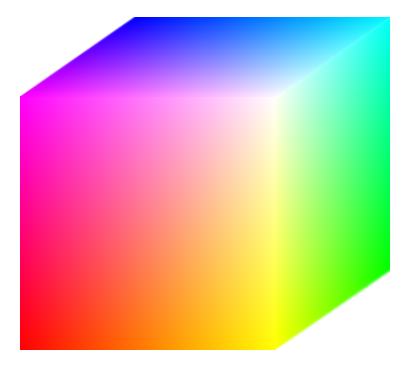
#> input picture image/CH3/06001.tif, 409 x 366 px, found by its file name
$ python 6_1.py
#> lines starting #> are read from the running program, lines starting #| are printed output that depends on the picture
import cv2 as cv  # 导入OpenCV 库
import numpy as np  # 导入Numpy 库
import matplotlib.pyplot as plt

# 读取图像,按照 BGR加载
img = cv.imread(r"E:\Digital_images\image\image\CH3\06001.tif")
#> img is the input picture: shape (366, 409, 3); mean B, G, R 173.5, 181.5, 212.5
# 转换色彩空间
img = cv.cvtColor(img, cv.COLOR_BGR2RGB)
grayImg = cv.cvtColor(img, cv.COLOR_BGR2GRAY)
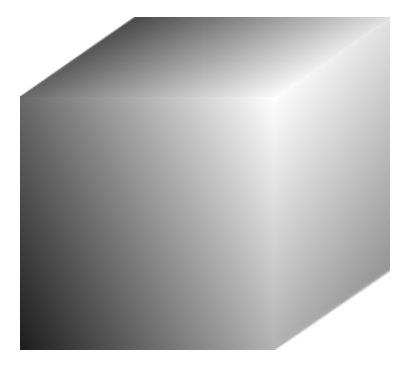
#> grayImg: shape (366, 409); min 29, max 255, mean 182.6
HSIImg = cv.cvtColor(img, cv.COLOR_BGR2HSV)
#> HSIImg: shape (366, 409, 3); mean H, S, V 76.4, 131.2, 255

imgR = img[:, :, 0]
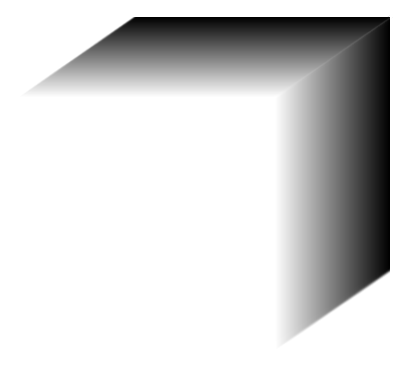
#> imgR: shape (366, 409); min 1, max 255, mean 212.5
imgG = img[:, :, 1]
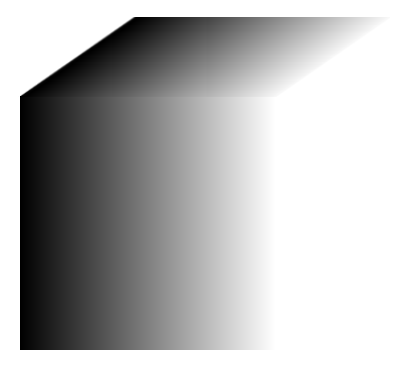
#> imgG: shape (366, 409); min 0, max 255, mean 181.5
imgB = img[:, :, 2]
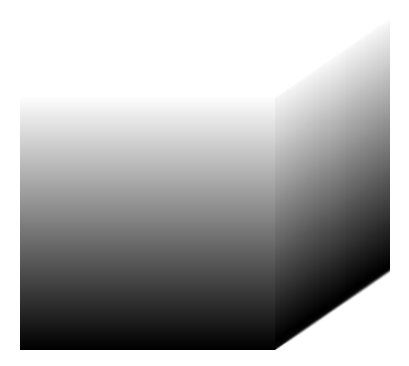
#> imgB: shape (366, 409); min 0, max 255, mean 173.5

img1 = np.zeros(img.shape, np.uint8)
img1[:, :, 0] = imgR  # R
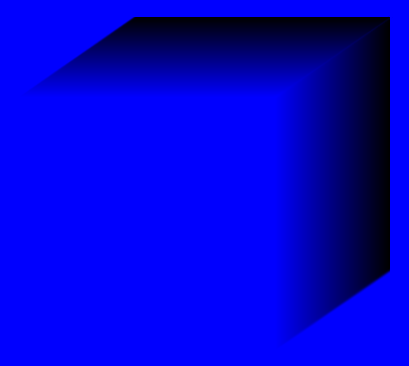
#> img1: shape (366, 409, 3); mean of channels 0, 1, 2 212.5, 0, 0; drawn as B, G, R
img1[:, :, 1] = imgG  # G
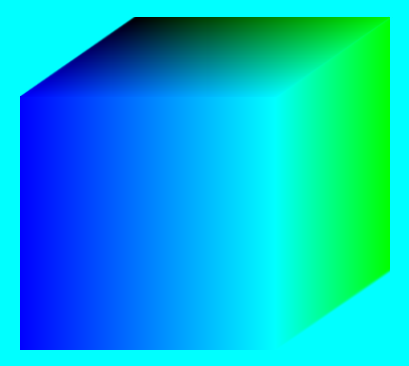
#> img1: shape (366, 409, 3); mean of channels 0, 1, 2 212.5, 181.5, 0; drawn as B, G, R
img1[:, :, 2] = imgB  # B

cmyImg = 255 - img
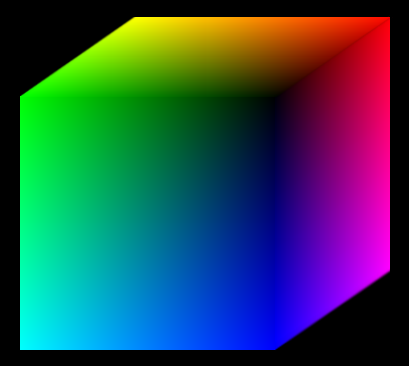
#> cmyImg: shape (366, 409, 3); mean R, G, B 42.5, 73.5, 81.5

cv.imshow('HSI', HSIImg)

# 循环显示
imgList = [img, grayImg, imgR, imgG, imgB, img1, cmyImg, HSIImg
           ]
imgTitle = ['1. Original', '2. gray', '3. R',
            '4. G', '5. B', '6. ', '7. CMY',
            '8. HSI '
            ]
imgStart = 331  # 子图起始位置，小于10幅子图时可用
imgNum = 8  # 子图数量，对应以上两个列表长度
for i in range(imgNum):
    plt.subplot(imgStart + i)
    plt.imshow(imgList[i], cmap='gray')
    plt.axis('off')
    plt.title(imgTitle[i])

plt.show()

$ run again, with image/CH3/03161.tif copied over image/CH3/06001.tif
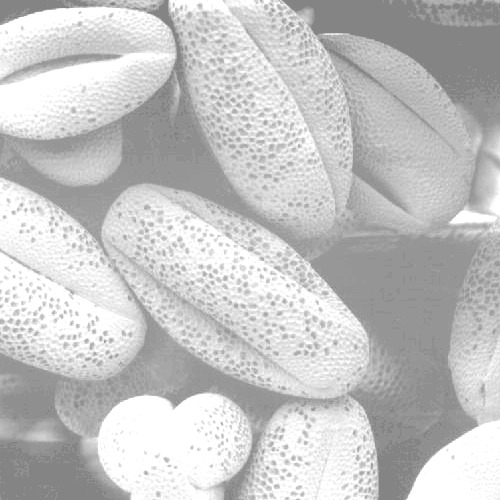
#> input picture image/CH3/03161.tif, 500 x 500 px, found by its file name
#> img is the input picture: shape (500, 500, 3); min 132, max 255, mean 196.4
#> HSIImg: shape (500, 500, 3); mean H, S, V 0, 0, 196.4
#> `img1[:, :, 1] = imgG`:
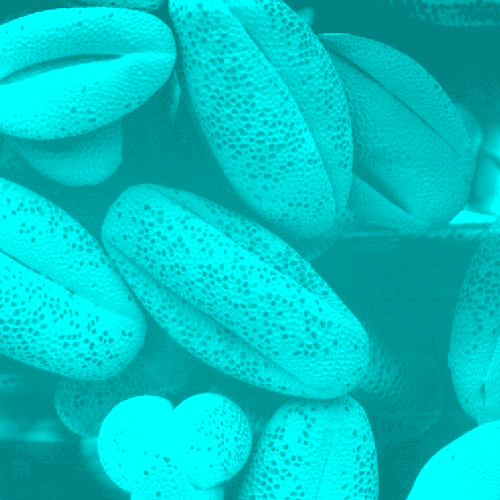
#> img1: shape (500, 500, 3); mean of channels 0, 1, 2 196.4, 196.4, 0; drawn as B, G, R
#> `cmyImg = 255 - img`:
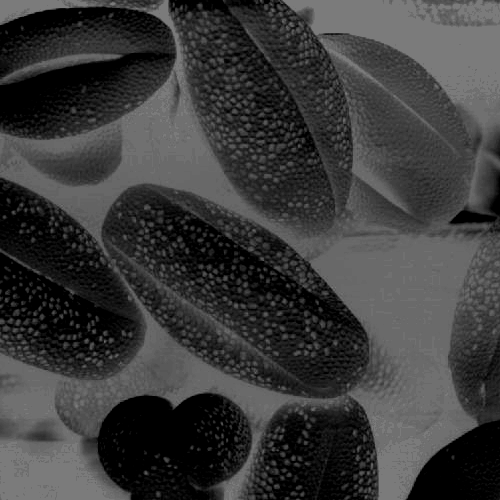
#> cmyImg: shape (500, 500, 3); min 0, max 123, mean 58.6
